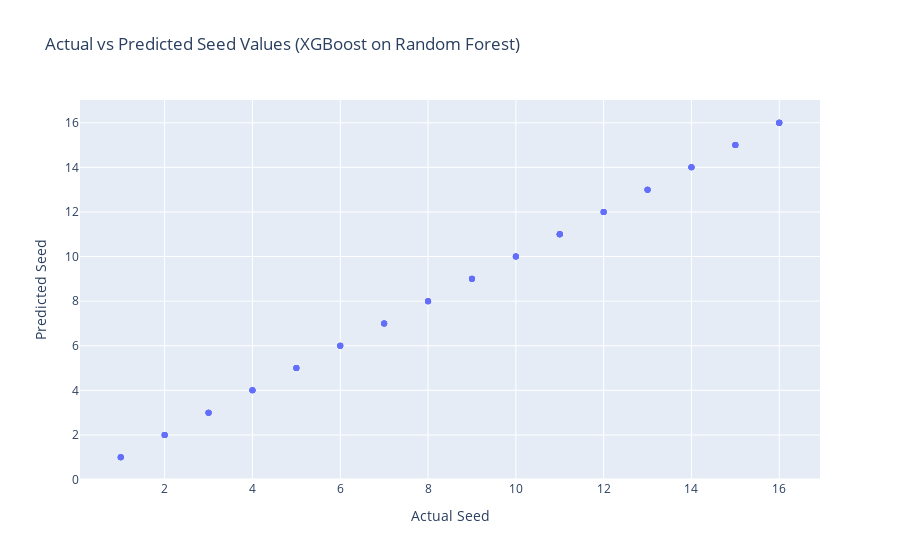

Notebook code cell kept with this figure:
### Code cell
import plotly.express as px

# Create a DataFrame for visualization
results_df = pd.DataFrame({'Actual Seed': y, 'Predicted Seed': y_pred_xgb_rf})

# Scatter plot of Actual vs Predicted Seed values
fig = px.scatter(results_df, x='Actual Seed', y='Predicted Seed', title='Actual vs Predicted Seed Values (XGBoost on Random Forest)')
fig.update_layout(xaxis_title='Actual Seed', yaxis_title='Predicted Seed')
fig.write_image("RF_seeds.jpg", format="jpg")

fig.show()

### Figure 1 — Plotly figure (JSON) as saved in the notebook; plotly's stock layout.template omitted (floating-point values rounded to 4 significant figures)
{"data": [{"hovertemplate": "Actual Seed=%{x}<br>Predicted Seed=%{y}<extra></extra>", "legendgroup": "", "marker": {"color": "#636efa", "symbol": "circle"}, "mode": "markers", "name": "", "orientation": "v", "showlegend": false, "type": "scatter", "x": [1, 2, 11, 8, 9, 3, 10, 15, 12, 4, 6, 12, 5, 16, 9, 13, 3, 14, 1, 16, 9, 4, 13, 8, 6, 1, 3, 14, 13, 6, 13, 2, 8, 8, 5, 7, 11, 7, 14, 11, 11, 16, 7, 12, 10, 11, 15, 11, 1, 5, 5, 16, 10, 6, 4, 2, 7, 16, 16, 14, 2, 15, 10, 15, 4, 12, 9, 3], "xaxis": "x", "y": [1.0, 2.0, 11.0, 7.999, 9.0, 3.0, 10.0, 15.0, 12.0, 4.0, 6.0, 12.0, 5.0, 16.0, 8.999, 13.0, 3.0, 14.0, 1.001, 16.0, 9.0, 4.002, 13.0, 8.0, 6.001, 0.9999, 3.0, 14.0, 13.0, 6.0, 13.0, 2.0, 8.0, 8.0, 5.0, 7.0, 11.0, 7.0, 14.0, 11.0, 11.0, 16.0, 7.0, 12.0, 10.0, 11.0, 15.0, 11.0, 1.0, 4.999, 5.0, 16.0, 10.0, 6.0, 4.0, 2.0, 7.0, 16.0, 16.0, 14.0, 2.0, 15.0, 9.999, 15.0, 4.001, 12.0, 8.999, 3.001], "yaxis": "y"}], "layout": {"legend": {"tracegroupgap": 0}, "title": {"text": "Actual vs Predicted Seed Values (XGBoost on Random Forest)"}, "xaxis": {"anchor": "y", "domain": [0, 1], "title": {"text": "Actual Seed"}}, "yaxis": {"anchor": "x", "domain": [0, 1], "title": {"text": "Predicted Seed"}}}}
